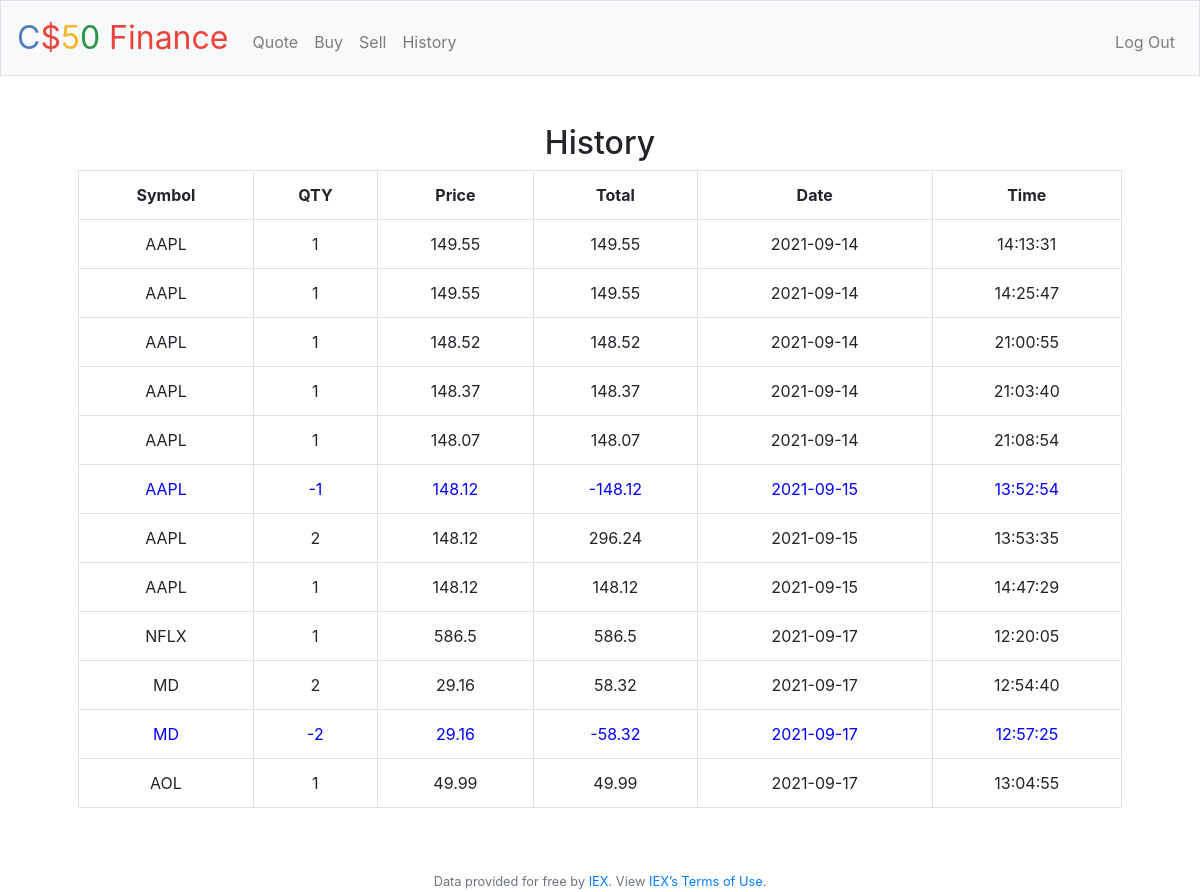
Page /history (signed in) on the earlier database version.
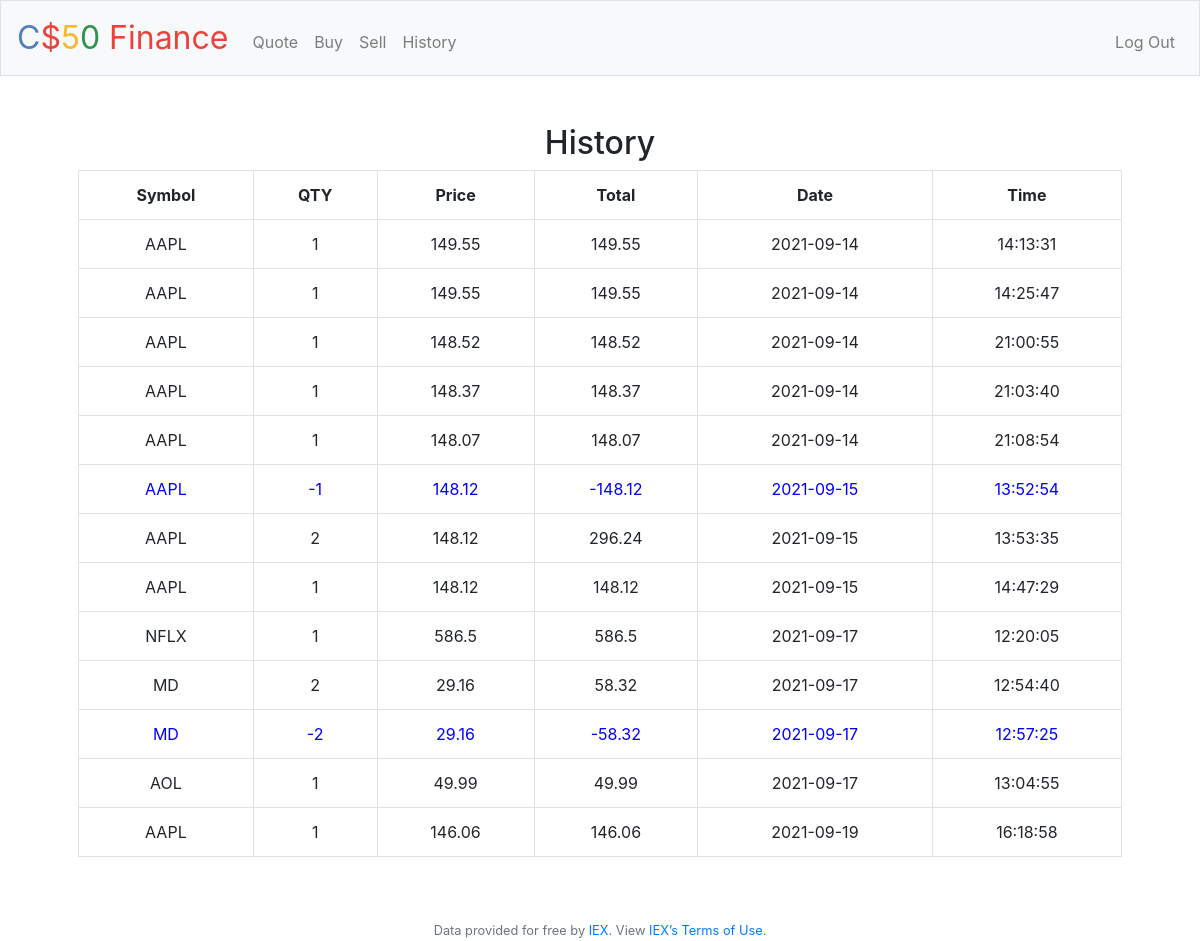
Same page on the later database version.
### tables this page shows
CREATE TABLE "shares" (
	"id"	INTEGER,
	"user_id"	INTEGER,
	"symbol"	TEXT,
	"qty"	INTEGER,
	"price"	REAL,
	"date"	NUMERIC,
	PRIMARY KEY("id")
);

### application.py (the view)
@app.route("/history")
@login_required
def history():
    user_id = session["user_id"]
    history_list = hist(user_id, db)
    return render_template('history.html', history=history_list)

### application.py (called while the page is built)
@app.after_request
def after_request(response):
    response.headers["Cache-Control"] = "no-cache, no-store, must-revalidate"
    response.headers["Expires"] = 0
    response.headers["Pragma"] = "no-cache"
    return response

### helpers.py (called while the page is built)
def login_required(f):
    @wraps(f)
    def decorated_function(*args, **kwargs):
        if session.get("user_id") is None:
            return redirect("/login")
        return f(*args, **kwargs)
    return decorated_function

### history/history.py (called while the page is built)
def history(user_id: int, db: Connection) -> List[Tuple[str, int, float, str]]:
    sql = f"SELECT * FROM shares WHERE user_id = {user_id};"
    try:
        cur = db.cursor()
        cur.execute(sql)
        result = cur.fetchall()
        return  [x[1:] for x in result] if result  else []
    except Error:
        return None

### templates/history.html (shortened to what this page needs)
{% extends "layout.html" %}
{% block main %}
{% if history | length == 0 %}
        History is empty for a while
{% else %}
<h2 class="text-center">History</h2>
<table class="table table-bordered table-hover">
    <tr>
        <th>Symbol</th>
        <th>QTY</th>
        <th>Price</th>
        <th>Total</th>
        <th>Date</th>
        <th>Time</th>
    </tr>
    {% for row in history %}
    {% if row[2] < 0 %}
        <tr style="color: blue;">
    {% else %}
        <tr>
    {% endif %}
        <td>{{ row[1]}}</td>
        <td>{{ row[2]}}</td>
        <td>{{ row[3]}}</td>
        <td>{{ row[2] * row[3]}}</td>
        <td>{{ row[4][:10]}}</td>
        <td>{{ row[4][11:19]}}</td>
    </tr>
    {% endfor %}
</table>
{% endif %}
{% endblock %}

Differences in the rows shown:
added shares: symbol "AAPL", row "1", price "146.06", row[2]*row[3] "146.06", date "2021-09-19", date "16:18:58"
